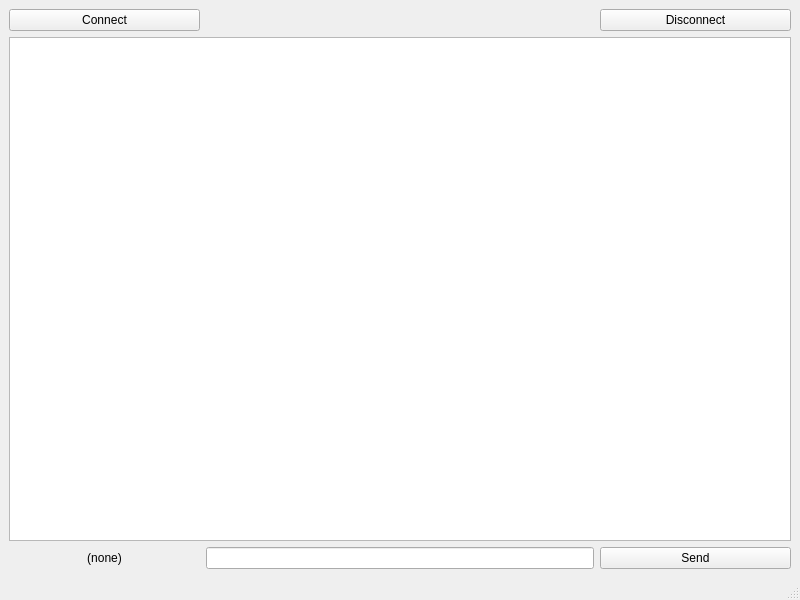
<?xml version="1.0" encoding="UTF-8"?>
<ui version="4.0">
 <class>PyBirch</class>
 <widget class="QMainWindow" name="PyBirch">
  <property name="geometry">
   <rect>
    <x>0</x>
    <y>0</y>
    <width>800</width>
    <height>600</height>
   </rect>
  </property>
  <property name="windowTitle">
   <string>MainWindow</string>
  </property>
  <widget class="QWidget" name="centralwidget">
   <layout class="QGridLayout" name="gridLayout">
    <item row="0" column="0">
     <widget class="QPushButton" name="button_Open">
      <property name="text">
       <string>Connect</string>
      </property>
     </widget>
    </item>
    <item row="1" column="0" colspan="4">
     <widget class="QTextEdit" name="editor_Window"/>
    </item>
    <item row="2" column="1" colspan="2">
     <widget class="QLineEdit" name="text_Input"/>
    </item>
    <item row="2" column="3">
     <widget class="QPushButton" name="button_Send">
      <property name="text">
       <string>Send</string>
      </property>
     </widget>
    </item>
    <item row="2" column="0">
     <widget class="QLabel" name="label_ChanName">
      <property name="text">
       <string>(none)</string>
      </property>
      <property name="alignment">
       <set>Qt::AlignCenter</set>
      </property>
     </widget>
    </item>
    <item row="0" column="3">
     <widget class="QPushButton" name="button_Disconnect">
      <property name="text">
       <string>Disconnect</string>
      </property>
     </widget>
    </item>
   </layout>
  </widget>
  <widget class="QMenuBar" name="menubar">
   <property name="geometry">
    <rect>
     <x>0</x>
     <y>0</y>
     <width>800</width>
     <height>25</height>
    </rect>
   </property>
  </widget>
  <widget class="QStatusBar" name="statusbar"/>
 </widget>
 <resources/>
 <connections/>
</ui>
